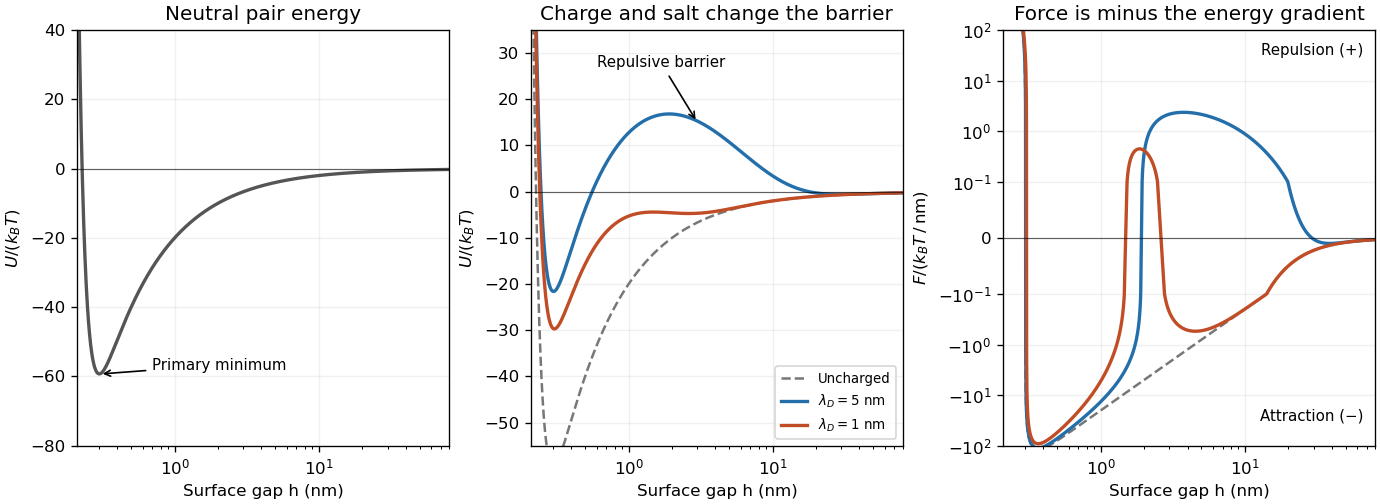

Here is the Python script that generated this plot:
"""Illustrative regularized colloidal potentials and their force, not data."""
from pathlib import Path
import numpy as np
import matplotlib.pyplot as plt

h = np.geomspace(0.21, 80, 2400)  # nm
C, h0, B = 20.0, 0.3, 40.0
neutral = C * (h0**8 / (9 * h**9) - 1 / h)
neutral_force = C * (h0**8 / h**10 - 1 / h**2)
fig, axes = plt.subplots(1, 3, figsize=(11.5, 4.2), layout="constrained")
axes[0].plot(h, neutral, color="#555555", lw=2, label="Uncharged")
axes[0].set_title("Neutral pair energy")
axes[0].set_ylim(-80, 40)
axes[0].set_ylabel(r"$U/(k_B T)$")
axes[0].annotate("Primary minimum", (0.3, -59.3), (0.7, -58), arrowprops={"arrowstyle": "->"}, fontsize=9)
axes[1].plot(h, neutral, "--", color="#777777", label="Uncharged")
axes[2].plot(h, neutral_force, "--", color="#777777", label="Uncharged")
for length, color in [(5.0, "#246faa"), (1.0, "#c04d26")]:
    energy = neutral + B * np.exp(-h / length)
    force = neutral_force + B / length * np.exp(-h / length)
    label = rf"$\lambda_D={length:g}$ nm"
    axes[1].plot(h, energy, color=color, lw=2, label=label)
    axes[2].plot(h, force, color=color, lw=2, label=label)
axes[1].set_title("Charge and salt change the barrier")
axes[1].set_ylim(-55, 35)
axes[1].set_ylabel(r"$U/(k_B T)$")
axes[1].annotate("Repulsive barrier", (3, 15), (0.6, 27), arrowprops={"arrowstyle": "->"}, fontsize=9)
axes[2].set_title("Force is minus the energy gradient")
axes[2].set_yscale("symlog", linthresh=0.1)
axes[2].set_ylim(-100, 100)
axes[2].set_ylabel(r"$F/(k_B T\,/\,\mathrm{nm})$")
axes[2].text(0.97, 0.94, "Repulsion (+)", transform=axes[2].transAxes, ha="right", fontsize=9)
axes[2].text(0.97, 0.06, "Attraction (−)", transform=axes[2].transAxes, ha="right", fontsize=9)
for ax in axes:
    ax.set_xscale("log")
    ax.set_xlim(h[0], h[-1])
    ax.set_xlabel("Surface gap h (nm)")
    ax.axhline(0, color="black", lw=0.7, alpha=0.6)
    ax.grid(alpha=0.18)
axes[1].legend(fontsize=8, loc="lower right")
fig.savefig(Path(__file__).with_suffix(".png").name, dpi=120, facecolor="white")
plt.close(fig)
